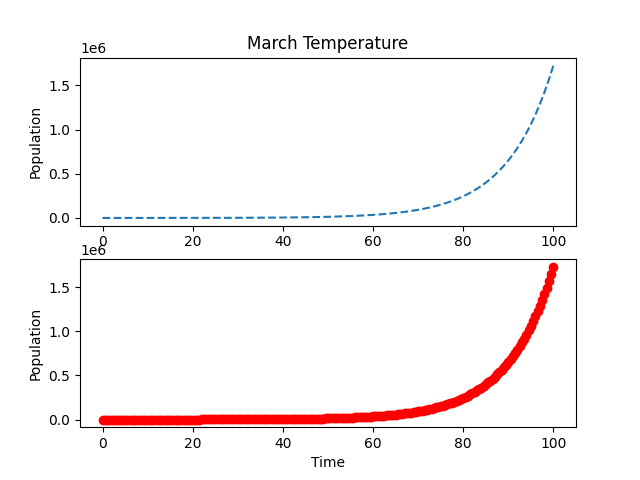

This chart was generated by the following Python code:
#
# growtharray.py - simulation of unconstrained growth
#
import matplotlib.pyplot as plt
import numpy as np

print("\nSTIMULATION - Uncontrained Growth\n")

length = 100
population = 100
growth_rate = 0.1
time_step = 0.5
num_iter = int(length / time_step)
growth_step = growth_rate * time_step

print("INITIAL VALUES:\n")
print("Simulation Length (hours): ", length)
print("Initial Population: ", population)
print("Growth Rate (per hour): ", growth_rate)
print("Time Step (part hour per step): ", time_step)
print("Num iterations (sim length * time step per hour): ",
        num_iter)
print("Growth step (growth rate per time step): ",
growth_step)

print("\nRESULTS:\n")
print("Time: ", 0, " \tGrowth: ", 0, " \tPopulation: ",100)

timearray = np.zeros(num_iter+1)
poparray= np.zeros(num_iter+1)

timearray[0] = 0
poparray[0]= population

for i in range(1, num_iter + 1 ):
    growth = growth_step * population 
    population = population + growth
    time = i * time_step
    timearray[i] = time
    poparray[i] = population
    print("Time: ", time, " \tGrowth: ", growth,
          " \tPopulation: ", population)

print("\nPROCESSING COMPLETE. \n")

plt.figure(1)

plt.subplot(211)
plt.title('March Temperature')
plt.plot(timearray, poparray, '--')
plt.ylabel('Population')


plt.subplot(212)
plt.plot(timearray, poparray, 'ro')
plt.ylabel('Population')
plt.xlabel('Time')
plt.savefig('growthsubplot.png')
plt.show()

print(len(poparray))


